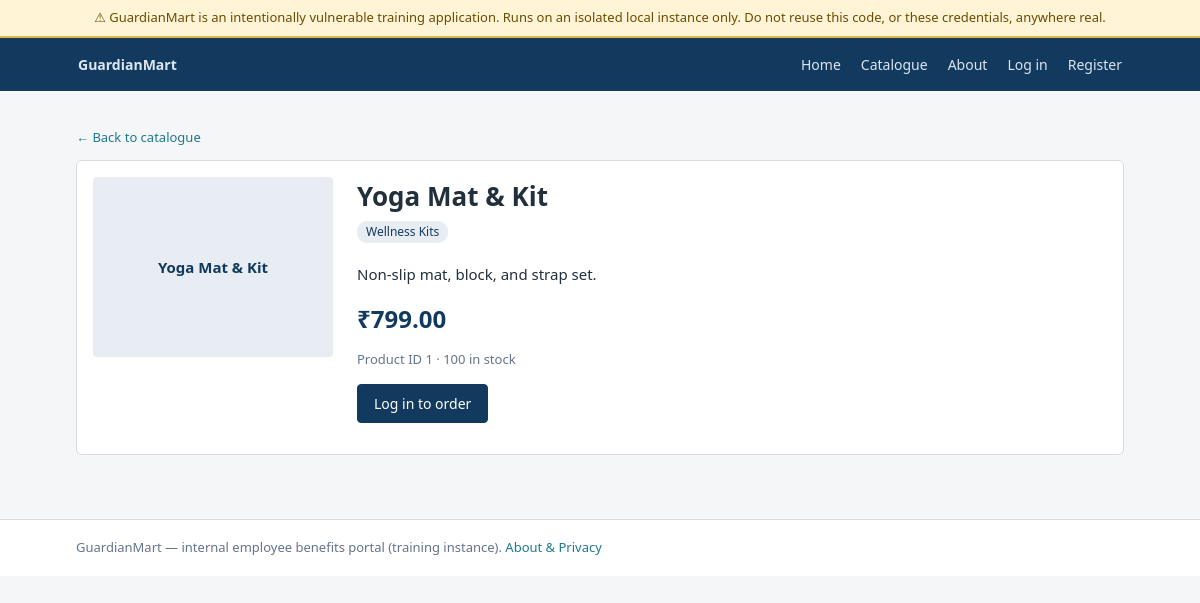
Page /product/1 on the committed database.
### tables this page shows
CREATE TABLE products (
            id INTEGER PRIMARY KEY AUTOINCREMENT,
            name TEXT NOT NULL,
            description TEXT,
            price REAL NOT NULL,
            category TEXT,
            image TEXT,
            stock INTEGER DEFAULT 100
        );

### app.py (the view)
@app.route("/product/<product_id>")
def product_detail(product_id):
    pid = int(product_id)
    product = db.get_product_by_id(pid)
    if product is None:
        abort(404)
    return render_template("product_detail.html", product=product)

### app.py (called while the page is built, shortened)
def parse_session_cookie(raw):
    if not raw:
        return None

def current_session():
    return parse_session_cookie(request.cookies.get("gm_session"))

def current_user_row():
    sess = current_session()
    if not sess:
        return None
    return db.get_user_by_id(sess["user_id"])

@app.context_processor
def inject_globals():
    return {
        "training_banner": TRAINING_BANNER,
        "logged_in_user": current_user_row(),
        "logged_in_session": current_session(),
    }

### db.py (called while the page is built)
def get_db():
    conn = sqlite3.connect(DB_PATH)
    conn.row_factory = sqlite3.Row
    conn.execute("PRAGMA foreign_keys = ON")
    return conn

def get_product_by_id(product_id):
    conn = get_db()
    row = conn.execute("SELECT * FROM products WHERE id = ?", (product_id,)).fetchone()
    conn.close()
    return row

### templates/product_detail.html (shortened to what this page needs)
{% extends "base.html" %}
{% block content %}
<p class="muted"><a href="{{ url_for('products') }}">&larr; Back to catalogue</a></p>
<div class="card">
  <div style="display:flex; gap:24px; flex-wrap:wrap;">
    <div style="flex:0 0 240px;">
      <div class="product-thumb" style="height:180px; font-size:15px;">{{ product.name }}</div>
    </div>
    <div style="flex:1 1 320px;">
      <h1>{{ product.name }}</h1>
      <p class="page-sub"><span class="pill">{{ product.category }}</span></p>
      <p>{{ product.description }}</p>
      <div class="price" style="font-size:24px; font-weight:700; color:var(--gm-navy); margin:12px 0;">
        &#8377;{{ '%.2f'|format(product.price) }}
      </div>
      <p class="muted">Product ID {{ product.id }} &middot; {{ product.stock }} in stock</p>
      {% if logged_in_session %}
        <form method="post" action="{{ url_for('basket') }}" class="form-inline" style="margin-top:12px;">
          <input type="hidden" name="action" value="add">
          <input type="hidden" name="product_id" value="{{ product.id }}">
          <div>
            <label for="qty">Quantity</label>
            <input class="qty-input" type="number" id="qty" name="qty" value="1" step="1">
          </div>
          <div><button class="btn" type="submit">Add to basket</button></div>
        </form>
      {% else %}
        <p><a class="btn" href="{{ url_for('login') }}">Log in to order</a></p>
      {% endif %}
    </div>
  </div>
</div>
{% endblock %}

### static/css/app.css (style rules this page uses)
:root { --gm-navy: #123a5e; --gm-navy-dark: #0d2a44; --gm-accent: #1d7a8c; --gm-bg: #f4f6f8; --gm-border: #d6dce2; --gm-text: #22303c; --gm-muted: #64748b; --gm-warn-bg: #fff4d6; --gm-warn-border: #e0b64a; --gm-flag-bg: #e8f7ee; --gm-flag-border: #2f9e5e; --gm-danger: #b3261e; }
* { box-sizing: border-box; }
body { margin: 0; font-family: "Segoe UI", Roboto, Helvetica, Arial, sans-serif; font-size: 15px; line-height: 1.5; color: var(--gm-text); background: var(--gm-bg); }
a { color: var(--gm-accent); text-decoration: none; }
h1 { font-size: 26px; margin: 0 0 4px; }
.page-sub { color: var(--gm-muted); margin: 0 0 20px; font-size: 14px; }
.card { background: #fff; border: 1px solid var(--gm-border); border-radius: 6px; padding: 16px; margin-bottom: 16px; }
.product-thumb { height: 90px; border-radius: 4px; background: #e7edf3; color: var(--gm-navy); display: flex; align-items: center; justify-content: center; font-size: 13px; font-weight: 600; text-align: center; padding: 8px; margin-bottom: 10px; }
.btn { display: inline-block; background: var(--gm-navy); color: #fff; border: 1px solid var(--gm-navy); border-radius: 4px; padding: 8px 16px; font-size: 14px; font-family: inherit; cursor: pointer; }
.muted { color: var(--gm-muted); font-size: 13px; }
.pill { display: inline-block; background: #e7edf3; border-radius: 10px; padding: 2px 9px; font-size: 12px; color: var(--gm-navy); }

### rows in the picture
products: name "Yoga Mat & Kit", category "Wellness Kits", description "Non-slip mat, block, and strap set.", price "799.00", id "1", stock "100"

### other values in the picture
{{ training_banner }} "⚠ GuardianMart is an intentionally vulnerable training application. Runs on an isolated local instance only. Do not reuse this code, or these credentials, anywhere real."
